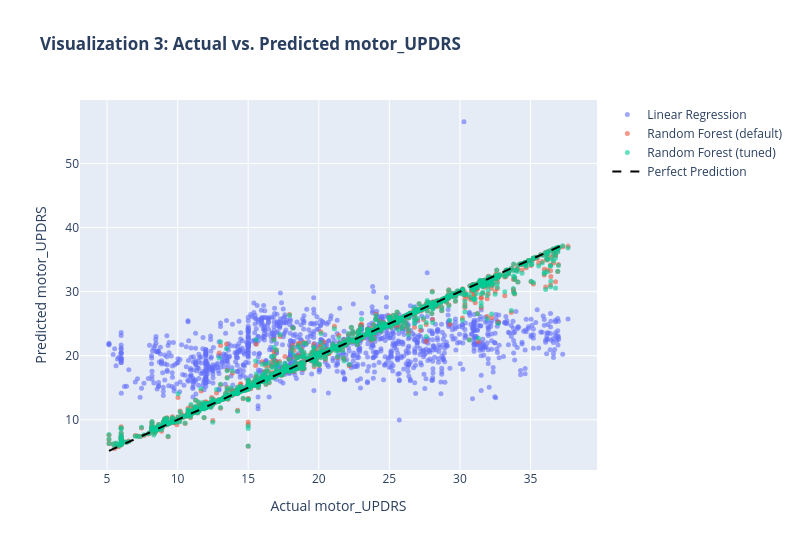

Notebook code for this chart:
### Code cell
# ── Visualization 3: Actual vs. Predicted (All Models) ───────────────────────
perfect_line = [y_test.min(), y_test.max()]

fig3 = go.Figure()
fig3.add_trace(go.Scatter(
    x=y_test, y=y_pred_lr,
    mode='markers', name='Linear Regression',
    marker=dict(opacity=0.6, size=5)
))
fig3.add_trace(go.Scatter(
    x=y_test, y=y_pred_rf,
    mode='markers', name='Random Forest (default)',
    marker=dict(opacity=0.6, size=5)
))
fig3.add_trace(go.Scatter(
    x=y_test, y=y_pred_best,
    mode='markers', name='Random Forest (tuned)',
    marker=dict(opacity=0.6, size=5)
))
fig3.add_trace(go.Scatter(
    x=perfect_line, y=perfect_line,
    mode='lines', name='Perfect Prediction',
    line=dict(dash='dash', color='black', width=2)
))
fig3.update_layout(
    title='<b>Visualization 3: Actual vs. Predicted motor_UPDRS</b>',
    xaxis_title='Actual motor_UPDRS',
    yaxis_title='Predicted motor_UPDRS',
    width=800, height=550
)
fig3.show()

### Figure 1 — Plotly figure (JSON) as saved in the notebook; plotly's stock layout.template omitted (floating-point values rounded to 4 significant figures; data arrays with more than 128 entries replaced by an {"elided": "..."} marker saying what was removed)
{"data": [{"marker": {"opacity": 0.6, "size": 5}, "mode": "markers", "name": "Linear Regression", "type": "scatter", "x": {"elided": "1175 float values"}, "y": {"elided": "1175 float values"}}, {"marker": {"opacity": 0.6, "size": 5}, "mode": "markers", "name": "Random Forest (default)", "type": "scatter", "x": {"elided": "1175 float values"}, "y": {"elided": "1175 float values"}}, {"marker": {"opacity": 0.6, "size": 5}, "mode": "markers", "name": "Random Forest (tuned)", "type": "scatter", "x": {"elided": "1175 float values"}, "y": {"elided": "1175 float values"}}, {"line": {"color": "black", "dash": "dash", "width": 2}, "mode": "lines", "name": "Perfect Prediction", "type": "scatter", "x": [5.138, 37.66], "y": [5.138, 37.66]}], "layout": {"height": 550, "title": {"text": "<b>Visualization 3: Actual vs. Predicted motor_UPDRS</b>"}, "width": 800, "xaxis": {"title": {"text": "Actual motor_UPDRS"}}, "yaxis": {"title": {"text": "Predicted motor_UPDRS"}}}}
